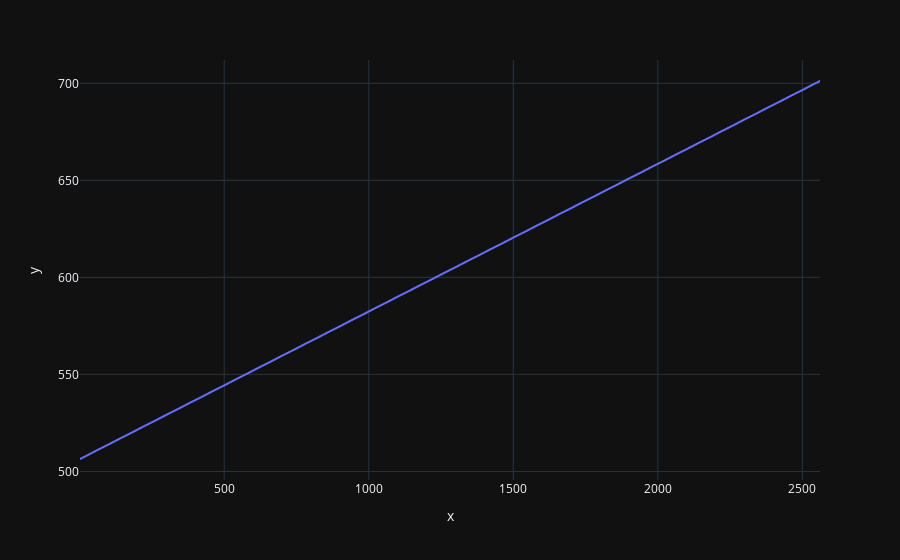
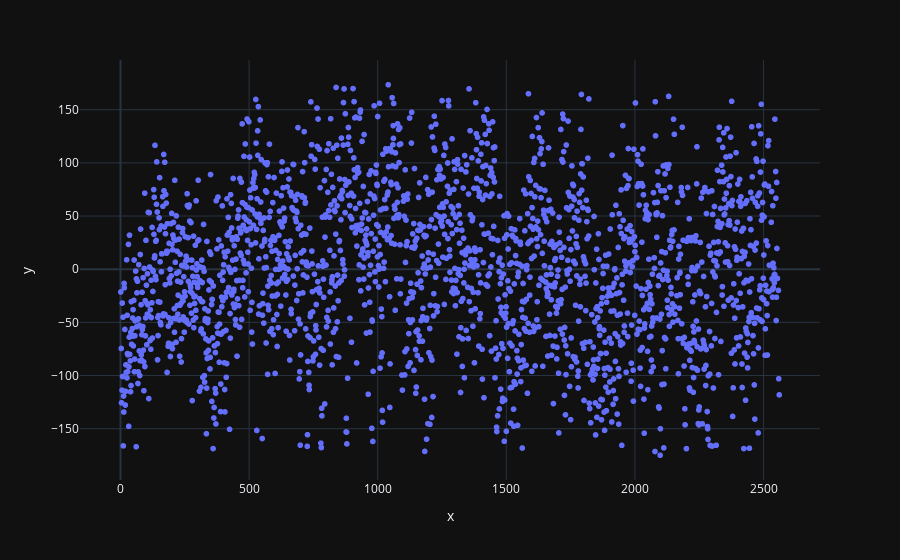
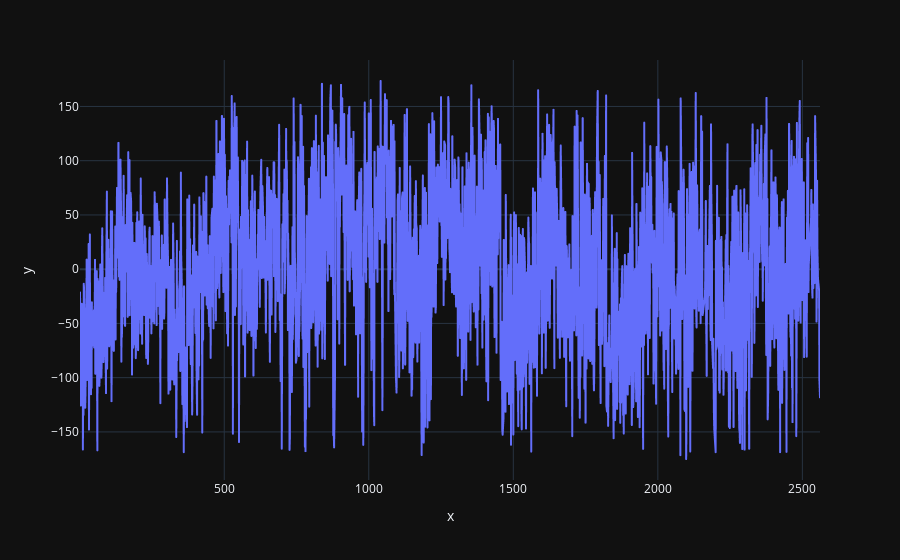

The notebook cell these images were saved under, in order:
### Code cell
from scipy.fft import fft, ifft, fftfreq
from scipy.interpolate import interp1d
from scipy.io.wavfile import write

cleaned_df.sort_values(by=ZICD)
clean_x = cleaned_df[ZICD]
clean_y = cleaned_df['NUM_COLLISIONS']

# linear regress again with clean df
# Do linear regression
clean_slope, clean_intercept, clean_r_value, clean_p_value, clean_std_err = stats.linregress(clean_x,clean_y)

# Calculate Residuals
clean_predicted_y = clean_slope * clean_x + clean_intercept
clean_residuals = clean_y - clean_predicted_y

px.line(x=clean_x, y=clean_predicted_y).show()
px.scatter(x=clean_x, y=clean_residuals).show()


regular_x = np.arange(clean_x.min(),clean_x.max()+1,1)

f = interp1d(clean_x, clean_residuals, kind='linear')
regular_y = f(regular_x)

# Plot the interpolated samples
px.line(df, x=regular_x, y=regular_y).show()

# Number of samples
N = len(regular_y)
# Spacing interpolated to be 1
T = 1


yf = fft(regular_y)
xf = fftfreq(N, T)[0:N//2]
wavelength_in_days = 1/fftfreq(N, T)[1:N//2]

magnitude = 2.0/N * np.abs(yf[1:N//2])
transform_plot = px.line(x=wavelength_in_days,y=magnitude, title="FFT Magnitude")
transform_plot.update_layout(xaxis_title="Wavelength in days", yaxis_title="Magnitude")
transform_plot.show()

def output_wav():
    # Create a wave
    ifft_result = ifft(yf)
    
    # Make real first
    real_ifft_result = np.real(ifft_result)
    
    # Normalise to -1 to 1
    normalized_ifft = np.interp(real_ifft_result, (real_ifft_result.min(), real_ifft_result.max()), (-1, +1))
    
    # Ensure it's real...
    audio_signal = np.real(normalized_ifft)
    
    # Rate
    sampling_rate = 96_000 # 96kHz for Serum.
    
    # Write to WAV
    write("collisions_of_NYC.wav", sampling_rate, audio_signal.astype(np.float32))

### Figure 1 — Plotly figure (JSON) as saved in the notebook; plotly's stock layout.template omitted (floating-point values rounded to 4 significant figures; data arrays with more than 128 entries replaced by an {"elided": "..."} marker saying what was removed)
{"data": [{"hovertemplate": "x=%{x}<br>y=%{y}<extra></extra>", "legendgroup": "", "line": {"color": "#636efa", "dash": "solid"}, "marker": {"symbol": "circle"}, "mode": "lines", "name": "", "showlegend": false, "x": {"elided": "2093 int values"}, "xaxis": "x", "y": {"elided": "2093 float values"}, "yaxis": "y", "type": "scattergl"}], "layout": {"xaxis": {"anchor": "y", "domain": [0.0, 1.0], "title": {"text": "x"}}, "yaxis": {"anchor": "x", "domain": [0.0, 1.0], "title": {"text": "y"}}, "legend": {"tracegroupgap": 0}, "margin": {"t": 60}}}

### Figure 2 — Plotly figure (JSON) as saved in the notebook; plotly's stock layout.template omitted (floating-point values rounded to 4 significant figures; data arrays with more than 128 entries replaced by an {"elided": "..."} marker saying what was removed)
{"data": [{"hovertemplate": "x=%{x}<br>y=%{y}<extra></extra>", "legendgroup": "", "marker": {"color": "#636efa", "symbol": "circle"}, "mode": "markers", "name": "", "showlegend": false, "x": {"elided": "2093 int values"}, "xaxis": "x", "y": {"elided": "2093 float values"}, "yaxis": "y", "type": "scattergl"}], "layout": {"xaxis": {"anchor": "y", "domain": [0.0, 1.0], "title": {"text": "x"}}, "yaxis": {"anchor": "x", "domain": [0.0, 1.0], "title": {"text": "y"}}, "legend": {"tracegroupgap": 0}, "margin": {"t": 60}}}

### Figure 3 — Plotly figure (JSON) as saved in the notebook; plotly's stock layout.template omitted (floating-point values rounded to 4 significant figures; data arrays with more than 128 entries replaced by an {"elided": "..."} marker saying what was removed)
{"data": [{"hovertemplate": "x=%{x}<br>y=%{y}<extra></extra>", "legendgroup": "", "line": {"color": "#636efa", "dash": "solid"}, "marker": {"symbol": "circle"}, "mode": "lines", "name": "", "showlegend": false, "x": {"elided": "2561 int values"}, "xaxis": "x", "y": {"elided": "2561 float values"}, "yaxis": "y", "type": "scattergl"}], "layout": {"xaxis": {"anchor": "y", "domain": [0.0, 1.0], "title": {"text": "x"}}, "yaxis": {"anchor": "x", "domain": [0.0, 1.0], "title": {"text": "y"}}, "legend": {"tracegroupgap": 0}, "margin": {"t": 60}}}
